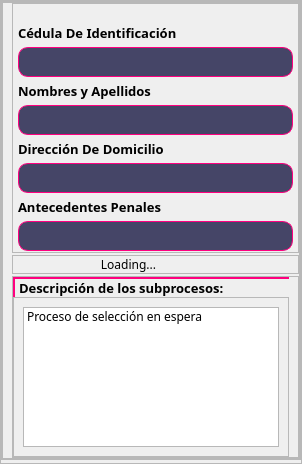
                        <widget class="QFrame" name="frame_45">
                         <property name="sizePolicy">
                          <sizepolicy hsizetype="Fixed" vsizetype="Preferred">
                           <horstretch>0</horstretch>
                           <verstretch>0</verstretch>
                          </sizepolicy>
                         </property>
                         <property name="maximumSize">
                          <size>
                           <width>16777215</width>
                           <height>16777215</height>
                          </size>
                         </property>
                         <property name="styleSheet">
                          <string notr="true"/>
                         </property>
                         <property name="frameShape">
                          <enum>QFrame::Shape::StyledPanel</enum>
                         </property>
                         <property name="frameShadow">
                          <enum>QFrame::Shadow::Raised</enum>
                         </property>
                         <layout class="QVBoxLayout" name="verticalLayout_12">
                          <property name="spacing">
                           <number>3</number>
                          </property>
                          <property name="leftMargin">
                           <number>0</number>
                          </property>
                          <property name="topMargin">
                           <number>0</number>
                          </property>
                          <property name="rightMargin">
                           <number>0</number>
                          </property>
                          <property name="bottomMargin">
                           <number>0</number>
                          </property>
                          <item>
                           <widget class="QFrame" name="frame_47">
                            <property name="sizePolicy">
                             <sizepolicy hsizetype="Preferred" vsizetype="Expanding">
                              <horstretch>0</horstretch>
                              <verstretch>0</verstretch>
                             </sizepolicy>
                            </property>
                            <property name="styleSheet">
                             <string notr="true">QPushButton{
	text-align:left;
	padding:7px 10px;
	border-radius:10px;
}</string>
                            </property>
                            <property name="frameShape">
                             <enum>QFrame::Shape::StyledPanel</enum>
                            </property>
                            <property name="frameShadow">
                             <enum>QFrame::Shadow::Raised</enum>
                            </property>
                            <layout class="QVBoxLayout" name="verticalLayout_11">
                             <property name="spacing">
                              <number>3</number>
                             </property>
                             <property name="leftMargin">
                              <number>0</number>
                             </property>
                             <property name="topMargin">
                              <number>0</number>
                             </property>
                             <property name="rightMargin">
                              <number>0</number>
                             </property>
                             <property name="bottomMargin">
                              <number>0</number>
                             </property>
                             <item>
                              <widget class="QFrame" name="frame_28">
                               <property name="frameShape">
                                <enum>QFrame::Shape::StyledPanel</enum>
                               </property>
                               <property name="frameShadow">
                                <enum>QFrame::Shadow::Raised</enum>
                               </property>
                               <layout class="QVBoxLayout" name="verticalLayout_27">
                                <property name="spacing">
                                 <number>2</number>
                                </property>
                                <property name="topMargin">
                                 <number>0</number>
                                </property>
                                <property name="rightMargin">
                                 <number>0</number>
                                </property>
                                <property name="bottomMargin">
                                 <number>0</number>
                                </property>
                                <item>
                                 <widget class="QFrame" name="frame_46">
                                  <property name="maximumSize">
                                   <size>
                                    <width>16777215</width>
                                    <height>250</height>
                                   </size>
                                  </property>
                                  <property name="styleSheet">
                                   <string notr="true">QPlainTextEdit{
	background-color: rgb(69, 69, 103);
	border-radius:10px;
	text-align:left;
	border: 1px solid #ff007f;
	
}

QPlainTextEdit::hover{
	
	background-color: #242436;
	border:1px solid #8383c8;
}</string>
                                  </property>
                                  <property name="frameShape">
                                   <enum>QFrame::Shape::StyledPanel</enum>
                                  </property>
                                  <property name="frameShadow">
                                   <enum>QFrame::Shadow::Raised</enum>
                                  </property>
                                  <layout class="QVBoxLayout" name="verticalLayout_13">
                                   <property name="spacing">
                                    <number>5</number>
                                   </property>
                                   <property name="leftMargin">
                                    <number>5</number>
                                   </property>
                                   <property name="topMargin">
                                    <number>20</number>
                                   </property>
                                   <property name="rightMargin">
                                    <number>5</number>
                                   </property>
                                   <property name="bottomMargin">
                                    <number>0</number>
                                   </property>
                                   <item>
                                    <widget class="QLabel" name="label_25">
                                     <property name="font">
                                      <font>
                                       <family>Century Gothic</family>
                                       <pointsize>10</pointsize>
                                       <bold>true</bold>
                                      </font>
                                     </property>
                                     <property name="text">
                                      <string>Cédula De Identificación</string>
                                     </property>
                                    </widget>
                                   </item>
                                   <item>
                                    <widget class="QPlainTextEdit" name="plainTextEdit_6">
                                     <property name="enabled">
                                      <bool>true</bool>
                                     </property>
                                     <property name="font">
                                      <font>
                                       <family>Century Gothic</family>
                                       <pointsize>10</pointsize>
                                      </font>
                                     </property>
                                     <property name="styleSheet">
                                      <string notr="true"/>
                                     </property>
                                     <property name="readOnly">
                                      <bool>true</bool>
                                     </property>
                                     <property name="plainText">
                                      <string/>
                                     </property>
                                     <property name="placeholderText">
                                      <string/>
                                     </property>
                                    </widget>
                                   </item>
                                   <item>
                                    <widget class="QLabel" name="label_26">
                                     <property name="font">
                                      <font>
                                       <family>Century Gothic</family>
                                       <pointsize>10</pointsize>
                                       <bold>true</bold>
                                      </font>
                                     </property>
                                     <property name="text">
                                      <string>Nombres y Apellidos</string>
                                     </property>
                                    </widget>
                                   </item>
                                   <item>
                                    <widget class="QPlainTextEdit" name="plainTextEdit_7">
                                     <property name="font">
                                      <font>
                                       <family>Century Gothic</family>
                                       <pointsize>10</pointsize>
                                      </font>
                                     </property>
                                     <property name="styleSheet">
                                      <string notr="true"/>
                                     </property>
                                     <property name="readOnly">
                                      <bool>true</bool>
                                     </property>
                                    </widget>
                                   </item>
                                   <item>
                                    <widget class="QLabel" name="label_27">
                                     <property name="font">
                                      <font>
                                       <family>Century Gothic</family>
                                       <pointsize>10</pointsize>
                                       <bold>true</bold>
                                      </font>
                                     </property>
                                     <property name="text">
                                      <string>Dirección De Domicilio</string>
                                     </property>
                                    </widget>
                                   </item>
                                   <item>
                                    <widget class="QPlainTextEdit" name="plainTextEdit_8">
                                     <property name="font">
                                      <font>
                                       <family>Century Gothic</family>
                                       <pointsize>10</pointsize>
                                      </font>
                                     </property>
                                     <property name="styleSheet">
                                      <string notr="true"/>
                                     </property>
                                     <property name="readOnly">
                                      <bool>true</bool>
                                     </property>
                                    </widget>
                                   </item>
                                   <item>
                                    <widget class="QLabel" name="label_24">
                                     <property name="font">
                                      <font>
                                       <family>Century Gothic</family>
                                       <pointsize>10</pointsize>
                                       <bold>true</bold>
                                      </font>
                                     </property>
                                     <property name="text">
                                      <string>Antecedentes Penales</string>
                                     </property>
                                    </widget>
                                   </item>
                                   <item>
                                    <widget class="QPlainTextEdit" name="plainTextEdit_5">
                                     <property name="sizePolicy">
                                      <sizepolicy hsizetype="Expanding" vsizetype="Fixed">
                                       <horstretch>0</horstretch>
                                       <verstretch>0</verstretch>
                                      </sizepolicy>
                                     </property>
                                     <property name="maximumSize">
                                      <size>
                                       <width>16777215</width>
                                       <height>50</height>
                                      </size>
                                     </property>
                                     <property name="font">
                                      <font>
                                       <pointsize>10</pointsize>
                                      </font>
                                     </property>
                                     <property name="styleSheet">
                                      <string notr="true"/>
                                     </property>
                                     <property name="readOnly">
                                      <bool>true</bool>
                                     </property>
                                    </widget>
                                   </item>
                                  </layout>
                                 </widget>
                                </item>
                                <item>
                                 <widget class="QFrame" name="frame_39">
                                  <property name="frameShape">
                                   <enum>QFrame::Shape::StyledPanel</enum>
                                  </property>
                                  <property name="frameShadow">
                                   <enum>QFrame::Shadow::Raised</enum>
                                  </property>
                                  <layout class="QHBoxLayout" name="horizontalLayout_28">
                                   <property name="spacing">
                                    <number>0</number>
                                   </property>
                                   <property name="leftMargin">
                                    <number>0</number>
                                   </property>
                                   <property name="topMargin">
                                    <number>0</number>
                                   </property>
                                   <property name="rightMargin">
                                    <number>0</number>
                                   </property>
                                   <property name="bottomMargin">
                                    <number>0</number>
                                   </property>
                                   <item>
                                    <widget class="QLabel" name="label_14">
                                     <property name="font">
                                      <font>
                                       <family>Century Gothic</family>
                                      </font>
                                     </property>
                                     <property name="layoutDirection">
                                      <enum>Qt::LayoutDirection::LeftToRight</enum>
                                     </property>
                                     <property name="text">
                                      <string>Loading...</string>
                                     </property>
                                     <property name="alignment">
                                      <set>Qt::AlignmentFlag::AlignRight|Qt::AlignmentFlag::AlignTrailing|Qt::AlignmentFlag::AlignVCenter</set>
                                     </property>
                                    </widget>
                                   </item>
                                   <item>
                                    <widget class="QLabel" name="label_9">
                                     <property name="font">
                                      <font>
                                       <family>Century Gothic</family>
                                       <pointsize>8</pointsize>
                                      </font>
                                     </property>
                                     <property name="text">
                                      <string/>
                                     </property>
                                     <property name="pixmap">
                                      <pixmap resource="../../../Proyecto Oziris/ICONS.qrc">:/ICONS/ICONS/clock.svg</pixmap>
                                     </property>
                                     <property name="scaledContents">
                                      <bool>false</bool>
                                     </property>
                                    </widget>
                                   </item>
                                  </layout>
                                 </widget>
                                </item>
                                <item>
                                 <widget class="QFrame" name="frame_38">
                                  <property name="styleSheet">
                                   <string notr="true"/>
                                  </property>
                                  <property name="frameShape">
                                   <enum>QFrame::Shape::StyledPanel</enum>
                                  </property>
                                  <property name="frameShadow">
                                   <enum>QFrame::Shadow::Raised</enum>
                                  </property>
                                  <layout class="QVBoxLayout" name="verticalLayout_23">
                                   <property name="spacing">
                                    <number>0</number>
                                   </property>
                                   <property name="leftMargin">
                                    <number>0</number>
                                   </property>
                                   <property name="topMargin">
                                    <number>0</number>
                                   </property>
                                   <property name="rightMargin">
                                    <number>9</number>
                                   </property>
                                   <property name="bottomMargin">
                                    <number>0</number>
                                   </property>
                                   <item>
                                    <widget class="QLabel" name="label_7">
                                     <property name="font">
                                      <font>
                                       <family>Century Gothic</family>
                                       <pointsize>10</pointsize>
                                       <bold>true</bold>
                                      </font>
                                     </property>
                                     <property name="styleSheet">
                                      <string notr="true">*{
	border-top:2px solid #ff007f;
	border-left:2px solid #ff007f;
}</string>
                                     </property>
                                     <property name="text">
                                      <string>Descripción de los subprocesos:</string>
                                     </property>
                                     <property name="textFormat">
                                      <enum>Qt::TextFormat::PlainText</enum>
                                     </property>
                                    </widget>
                                   </item>
                                   <item>
                                    <widget class="QFrame" name="frame_40">
                                     <property name="frameShape">
                                      <enum>QFrame::Shape::StyledPanel</enum>
                                     </property>
                                     <property name="frameShadow">
                                      <enum>QFrame::Shadow::Raised</enum>
                                     </property>
                                     <layout class="QVBoxLayout" name="verticalLayout_28">
                                      <item>
                                       <widget class="QListWidget" name="listWidget_3">
                                        <property name="sizePolicy">
                                         <sizepolicy hsizetype="Expanding" vsizetype="Fixed">
                                          <horstretch>0</horstretch>
                                          <verstretch>0</verstretch>
                                         </sizepolicy>
                                        </property>
                                        <property name="maximumSize">
                                         <size>
                                          <width>16777215</width>
                                          <height>140</height>
                                         </size>
                                        </property>
                                        <property name="font">
                                         <font>
                                          <family>Century Gothic</family>
                                         </font>
                                        </property>
                                        <property name="styleSheet">
                                         <string notr="true">
QListWidget:item::hover{
	background-color: #454567;
	/*border-top-right-radius:9px;
	border-bottom-right-radius:9px;*/
	border-left:3px solid #8383c8;
}

QListWidget:item:selected{
	background-color: #181824;
}

</string>
                                        </property>
                                        <property name="autoScroll">
                                         <bool>true</bool>
                                        </property>
                                        <property name="autoScrollMargin">
                                         <number>16</number>
                                        </property>
                                        <property name="selectionMode">
                                         <enum>QAbstractItemView::SelectionMode::NoSelection</enum>
                                        </property>
                                        <property name="selectionBehavior">
                                         <enum>QAbstractItemView::SelectionBehavior::SelectColumns</enum>
                                        </property>
                                        <property name="flow">
                                         <enum>QListView::Flow::TopToBottom</enum>
                                        </property>
                                        <property name="isWrapping" stdset="0">
                                         <bool>false</bool>
                                        </property>
                                        <property name="resizeMode">
                                         <enum>QListView::ResizeMode::Fixed</enum>
                                        </property>
                                        <property name="viewMode">
                                         <enum>QListView::ViewMode::ListMode</enum>
                                        </property>
                                        <property name="wordWrap">
                                         <bool>false</bool>
                                        </property>
                                        <property name="selectionRectVisible">
                                         <bool>false</bool>
                                        </property>
                                        <property name="sortingEnabled">
                                         <bool>false</bool>
                                        </property>
                                        <item>
                                         <property name="text">
                                          <string>Proceso de selección en espera</string>
                                         </property>
                                        </item>
                                       </widget>
                                      </item>
                                     </layout>
                                    </widget>
                                   </item>
                                  </layout>
                                 </widget>
                                </item>
                               </layout>
                              </widget>
                             </item>
                            </layout>
                           </widget>
                          </item>
                          <item>
                           <widget class="QListWidget" name="listWidget">
                            <property name="sizePolicy">
                             <sizepolicy hsizetype="Expanding" vsizetype="Fixed">
                              <horstretch>0</horstretch>
                              <verstretch>0</verstretch>
                             </sizepolicy>
                            </property>
                            <property name="maximumSize">
                             <size>
                              <width>16777215</width>
                              <height>0</height>
                             </size>
                            </property>
                            <item>
                             <property name="text">
                              <string>Nuevo elemento</string>
                             </property>
                            </item>
                            <item>
                             <property name="text">
                              <string>Nuevo elemento</string>
                             </property>
                            </item>
                            <item>
                             <property name="text">
                              <string>Nuevo elemento</string>
                             </property>
                            </item>
                            <item>
                             <property name="text">
                              <string>Nuevo elemento</string>
                             </property>
                            </item>
                            <item>
                             <property name="text">
                              <string>Nuevo elemento</string>
                             </property>
                            </item>
                            <item>
                             <property name="text">
                              <string>Nuevo elemento</string>
                             </property>
                            </item>
                            <item>
                             <property name="text">
                              <string>Nuevo elemento</string>
                             </property>
                            </item>
                            <item>
                             <property name="text">
                              <string>Nuevo elemento</string>
                             </property>
                            </item>
                            <item>
                             <property name="text">
                              <string>Nuevo elemento</string>
                             </property>
                            </item>
                            <item>
                             <property name="text">
                              <string>Nuevo elemento</string>
                             </property>
                            </item>
                            <item>
                             <property name="text">
                              <string>Nuevo elemento</string>
                             </property>
                            </item>
                            <item>
                             <property name="text">
                              <string>Nuevo elemento</string>
                             </property>
                            </item>
                            <item>
                             <property name="text">
                              <string>Nuevo elemento</string>
                             </property>
                            </item>
                            <item>
                             <property name="text">
                              <string>Nuevo elemento</string>
                             </property>
                            </item>
                           </widget>
                          </item>
                         </layout>
                        </widget>
